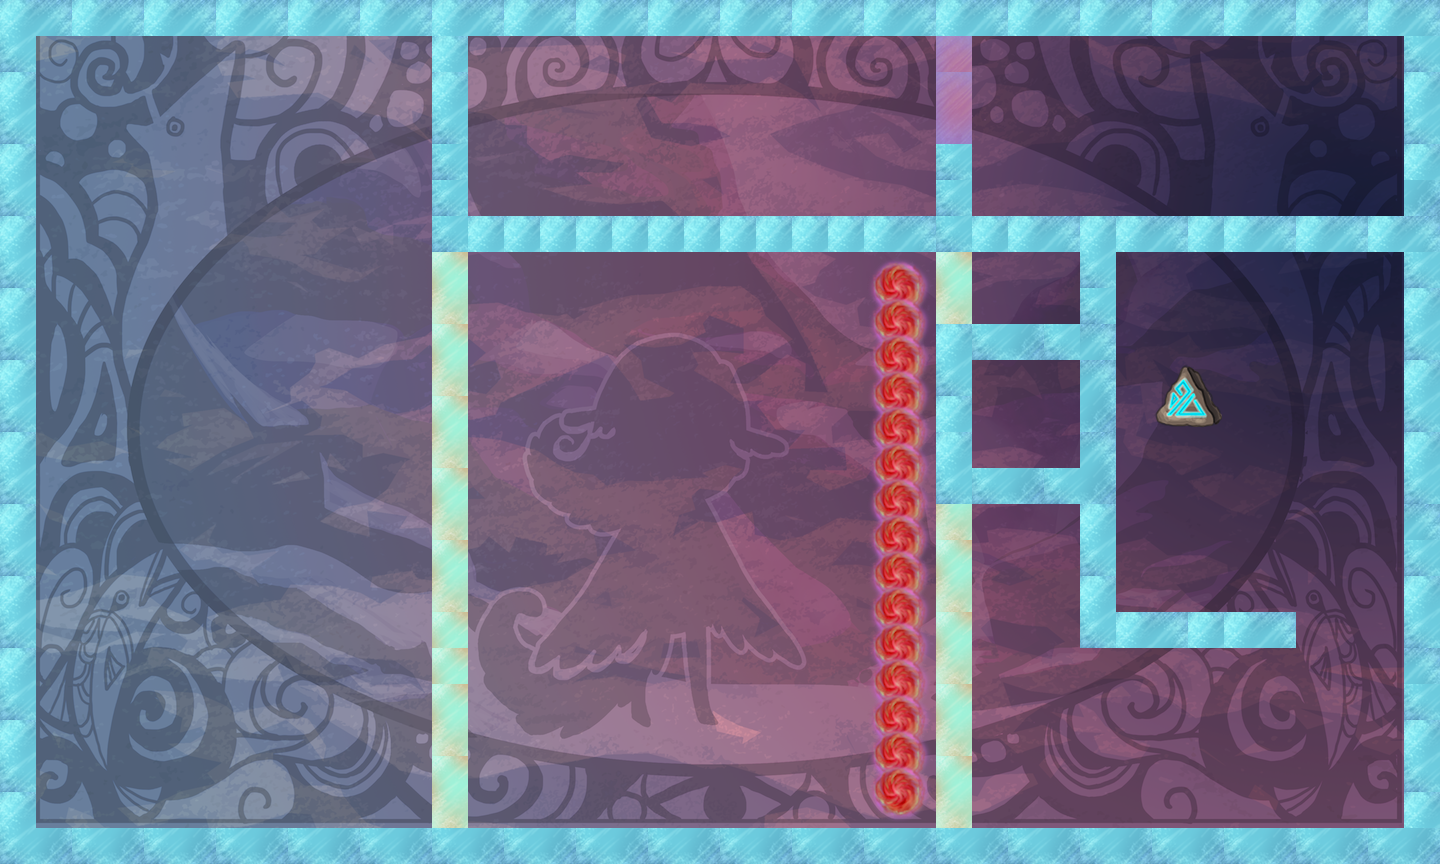

This is a level from a 2D game, rendered from its Tiled map with the project's own tilesets. A one-line summary and the map file follow, with tile-layer data summarised:
An orthogonal 40x24 tile map with 36x36 px tiles, 2 tile layers (bg, tiles), 20 tilesets.

<map version="1.0" orientation="orthogonal" width="40" height="24" tilewidth="36" tileheight="36">
 <properties>
  <property name="itemGoal" value="4" />
  <property name="itemSize" value="1" />
  <property name="moveObj" value="0" />
  <property name="playerLocation" value="!json! {&quot;x&quot;: 4, &quot;y&quot;: 12}" />
  <property name="tutorial" value="false" />
 </properties>
 <tileset firstgid="1" name="bg" tilewidth="1440" tileheight="864">
  <tileoffset x="-720" y="432" />
  <image source="../../../art/bg.png" width="1440" height="864" />
 </tileset>
 <tileset firstgid="2" name="redWall" tilewidth="36" tileheight="36">
  <image source="../../../art/redWall.png" width="72" height="72" />
  <tile id="0">
   <properties>
    <property name="bodyType" value="static" />
    <property name="collType" value="solid" />
    <property name="func" value="redWallCollision" />
    <property name="name" value="redWall" />
    <property name="physics:bounce" value="0" />
    <property name="physics:enabled" value="true" />
   </properties>
  </tile>
  <tile id="1">
   <properties>
    <property name="bodyType" value="static" />
    <property name="collType" value="solid" />
    <property name="func" value="redWallCollision" />
    <property name="name" value="redWall" />
    <property name="physics:bounce" value="0" />
    <property name="physics:enabled" value="true" />
   </properties>
  </tile>
  <tile id="2">
   <properties>
    <property name="bodyType" value="static" />
    <property name="collType" value="solid" />
    <property name="func" value="redWallCollision" />
    <property name="name" value="redWall" />
    <property name="physics:bounce" value="0" />
    <property name="physics:enabled" value="true" />
   </properties>
  </tile>
  <tile id="3">
   <properties>
    <property name="bodyType" value="static" />
    <property name="collType" value="solid" />
    <property name="func" value="redWallCollision" />
    <property name="name" value="redWall" />
    <property name="physics:bounce" value="0" />
    <property name="physics:enabled" value="true" />
   </properties>
  </tile>
 </tileset>
 <tileset firstgid="6" name="aura" tilewidth="72" tileheight="72">
  <image source="../../../art/aura.png" width="72" height="72" />
  <tile id="0">
   <properties>
    <property name="bodyType" value="static" />
    <property name="collType" value="passThru" />
    <property name="func" value="blueAuraCollision" />
    <property name="name" value="blueAura" />
    <property name="physics:bounce" value="0" />
    <property name="physics:enabled" value="true" />
   </properties>
  </tile>
 </tileset>
 <tileset firstgid="7" name="rune" tilewidth="72" tileheight="72">
  <image source="../../../art/rune.png" width="72" height="72" />
  <tile id="0">
   <properties>
    <property name="bodyType" value="static" />
    <property name="collType" value="passThru" />
    <property name="func" value="runeCollision" />
    <property name="name" value="rune" />
    <property name="physics:bounce" value="0" />
    <property name="physics:enabled" value="true" />
   </properties>
  </tile>
 </tileset>
 <tileset firstgid="8" name="key" tilewidth="72" tileheight="72">
  <image source="../../../art/antler.png" width="72" height="72" />
  <tile id="0">
   <properties>
    <property name="bodyType" value="static" />
    <property name="collType" value="passThru" />
    <property name="collectible" value="true" />
    <property name="func" value="keyCollision" />
    <property name="name" value="key" />
    <property name="physics:bounce" value="0" />
    <property name="physics:enabled" value="true" />
   </properties>
  </tile>
 </tileset>
 <tileset firstgid="9" name="blueWall" tilewidth="36" tileheight="36">
  <image source="../../../art/blueWall.png" width="72" height="72" />
  <tile id="0">
   <properties>
    <property name="bodyType" value="static" />
    <property name="collType" value="wall" />
    <property name="func" value="blueWallCollision" />
    <property name="name" value="blueWall" />
    <property name="physics:bounce" value="0" />
    <property name="physics:enabled" value="true" />
   </properties>
  </tile>
  <tile id="1">
   <properties>
    <property name="bodyType" value="static" />
    <property name="collType" value="wall" />
    <property name="func" value="blueWallCollision" />
    <property name="name" value="blueWall" />
    <property name="physics:bounce" value="0" />
    <property name="physics:enabled" value="true" />
   </properties>
  </tile>
  <tile id="2">
   <properties>
    <property name="bodyType" value="static" />
    <property name="collType" value="wall" />
    <property name="func" value="blueWallCollision" />
    <property name="name" value="blueWall" />
    <property name="physics:bounce" value="0" />
    <property name="physics:enabled" value="true" />
   </properties>
  </tile>
  <tile id="3">
   <properties>
    <property name="bodyType" value="static" />
    <property name="collType" value="wall" />
    <property name="func" value="blueWallCollision" />
    <property name="name" value="blueWall" />
    <property name="physics:bounce" value="0" />
    <property name="physics:enabled" value="true" />
   </properties>
  </tile>
 </tileset>
 <tileset firstgid="13" name="greenWall" tilewidth="36" tileheight="36">
  <image source="../../../art/greenWall.png" width="72" height="72" />
  <tile id="0">
   <properties>
    <property name="bodyType" value="static" />
    <property name="collType" value="solid" />
    <property name="func" value="greenWallCollision" />
    <property name="name" value="greenWall" />
    <property name="physics:bounce" value="0" />
    <property name="physics:enabled" value="static" />
   </properties>
  </tile>
  <tile id="1">
   <properties>
    <property name="bodyType" value="static" />
    <property name="collType" value="solid" />
    <property name="func" value="greenWallCollision" />
    <property name="name" value="greenWall" />
    <property name="physics:bounce" value="0" />
    <property name="physics:enabled" value="true" />
   </properties>
  </tile>
  <tile id="2">
   <properties>
    <property name="bodyType" value="static" />
    <property name="collType" value="solid" />
    <property name="func" value="greenWallCollision" />
    <property name="name" value="greenWall" />
    <property name="physics:bounce" value="0" />
    <property name="physics:enabled" value="true" />
   </properties>
  </tile>
  <tile id="3">
   <properties>
    <property name="bodyType" value="static" />
    <property name="collType" value="solid" />
    <property name="func" value="greenWallCollision" />
    <property name="name" value="greenWall" />
    <property name="physics:bounce" value="0" />
    <property name="physics:enabled" value="true" />
   </properties>
  </tile>
 </tileset>
 <tileset firstgid="17" name="lockedDoor" tilewidth="72" tileheight="72">
  <image source="../../../art/lockeddoor.png" width="72" height="72" />
  <tile id="0">
   <properties>
    <property name="bodyType" value="static" />
    <property name="collType" value="solid" />
    <property name="func" value="lockedDoorCollision" />
    <property name="name" value="lockedDoor" />
    <property name="physics:bounce" value="0" />
    <property name="physics:enabled" value="true" />
   </properties>
  </tile>
 </tileset>
 <tileset firstgid="18" name="runeblue" tilewidth="72" tileheight="72">
  <image source="../../../art/runeblue.png" width="72" height="72" />
  <tile id="0">
   <properties>
    <property name="bodyType" value="static" />
    <property name="collType" value="passThru" />
    <property name="func" value="runeCollision" />
    <property name="name" value="blueRune" />
    <property name="physics:bounce" value="0" />
    <property name="physics:enabled" value="true" />
   </properties>
  </tile>
 </tileset>
 <tileset firstgid="19" name="runegreen" tilewidth="72" tileheight="72">
  <image source="../../../art/runegreen.png" width="72" height="72" />
  <tile id="0">
   <properties>
    <property name="bodyType" value="static" />
    <property name="collType" value="passThru" />
    <property name="func" value="runeCollision" />
    <property name="name" value="greenRune" />
    <property name="physics:bounce" value="0" />
    <property name="physics:enabled" value="true" />
   </properties>
  </tile>
 </tileset>
 <tileset firstgid="20" name="runepink" tilewidth="72" tileheight="72">
  <image source="../../../art/runepink.png" width="72" height="72" />
  <tile id="0">
   <properties>
    <property name="bodyType" value="static" />
    <property name="collType" value="passThru" />
    <property name="func" value="runeCollision" />
    <property name="name" value="pinkRune" />
    <property name="physics:bounce" value="0" />
    <property name="physics:enabled" value="true" />
   </properties>
  </tile>
 </tileset>
 <tileset firstgid="21" name="runepurple" tilewidth="72" tileheight="72">
  <image source="../../../art/runepurple.png" width="72" height="72" />
  <tile id="0">
   <properties>
    <property name="bodyType" value="static" />
    <property name="collType" value="passThru" />
    <property name="func" value="runeCollision" />
    <property name="name" value="purpleRune" />
    <property name="physics:bounce" value="0" />
    <property name="physics:enabled" value="true" />
   </properties>
  </tile>
 </tileset>
 <tileset firstgid="22" name="runeyellow" tilewidth="72" tileheight="72">
  <image source="../../../art/runeyellow.png" width="72" height="72" />
  <tile id="0">
   <properties>
    <property name="bodyType" value="static" />
    <property name="collType" value="passThru" />
    <property name="func" value="runeCollision" />
    <property name="name" value="yellowRune" />
    <property name="physics:bounce" value="0" />
    <property name="physics:enabled" value="true" />
   </properties>
  </tile>
 </tileset>
 <tileset firstgid="23" name="greenAura1" tilewidth="72" tileheight="72">
  <image source="../../../art/greenaura1.png" width="72" height="72" />
  <tile id="0">
   <properties>
    <property name="bodyType" value="static" />
    <property name="collType" value="passThru" />
    <property name="func" value="greenAuraCollision" />
    <property name="name" value="greenAura" />
    <property name="physics:bounce" value="0" />
    <property name="physics:enabled" value="true" />
   </properties>
  </tile>
 </tileset>
 <tileset firstgid="24" name="greenAura2" tilewidth="72" tileheight="72">
  <image source="../../../art/greenaura2.png" width="72" height="72" />
  <tile id="0">
   <properties>
    <property name="bodyType" value="static" />
    <property name="collType" value="passThru" />
    <property name="func" value="greenAuraCollision" />
    <property name="name" value="greenAura" />
    <property name="physics:bounce" value="0" />
    <property name="physics:enabled" value="true" />
   </properties>
  </tile>
 </tileset>
 <tileset firstgid="25" name="whiteAura" tilewidth="72" tileheight="72">
  <image source="../../../art/whiteaura.png" width="72" height="72" />
  <tile id="0">
   <properties>
    <property name="bodyType" value="static" />
    <property name="collType" value="passThru" />
    <property name="func" value="whiteAuraCollision" />
    <property name="name" value="whiteAura" />
    <property name="physics:bounce" value="0" />
    <property name="physics:enabled" value="true" />
   </properties>
  </tile>
 </tileset>
 <tileset firstgid="26" name="redAura" tilewidth="72" tileheight="72">
  <image source="../../../art/redaura.png" width="72" height="72" />
  <tile id="0">
   <properties>
    <property name="bodyType" value="static" />
    <property name="collType" value="passThru" />
    <property name="func" value="redAuraCollision" />
    <property name="name" value="redAura" />
    <property name="physics:bounce" value="0" />
    <property name="physics:enabled" value="true" />
   </properties>
  </tile>
 </tileset>
 <tileset firstgid="27" name="redAura1" tilewidth="72" tileheight="72">
  <image source="../../../art/redaura1.png" width="72" height="72" />
  <tile id="0">
   <properties>
    <property name="bodyType" value="static" />
    <property name="collType" value="passThru" />
    <property name="func" value="redAuraCollision" />
    <property name="name" value="redAura" />
    <property name="physics:bounce" value="0" />
    <property name="physics:enabled" value="true" />
   </properties>
  </tile>
 </tileset>
 <tileset firstgid="28" name="redAura2" tilewidth="72" tileheight="72">
  <image source="../../../art/redaura2.png" width="72" height="72" />
  <tile id="0">
   <properties>
    <property name="bodyType" value="static" />
    <property name="collType" value="passThru" />
    <property name="func" value="redAuraCollision" />
    <property name="name" value="redAura" />
    <property name="physics:bounce" value="0" />
    <property name="physics:enabled" value="true" />
   </properties>
  </tile>
 </tileset>
 <tileset firstgid="29" name="blackWall" tilewidth="72" tileheight="72">
  <image source="../../../art/blackWall.png" width="72" height="72" />
 </tileset>
 <layer name="bg" width="40" height="24">
  <data>[960 cells, 2 non-empty, 1 distinct tile ids]</data>
 </layer>
 <layer name="tiles" width="40" height="24">
  <data>[960 cells, 231 non-empty, 10 distinct tile ids]</data>
 </layer>
</map>
